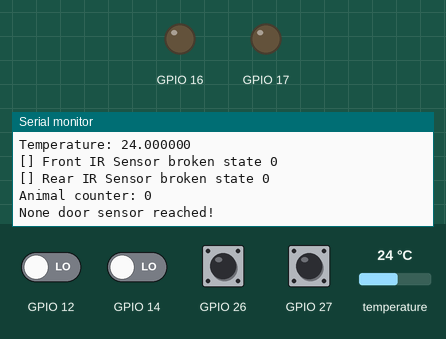
This program was run on a simulated ESP32. Shown: output pins drawn as LEDs (lit = HIGH), the last lines printed to the serial monitor. The inputs (shaded band) are chosen by the test bench; at power-on: GPIO 26, GPIO 27 HIGH, GPIO 12, GPIO 14 LOW, temperature 24 °C.

Above: at 2.8 s.
2.9 s: GPIO 26 pulled LOW for 1 s
At 4.3 s:
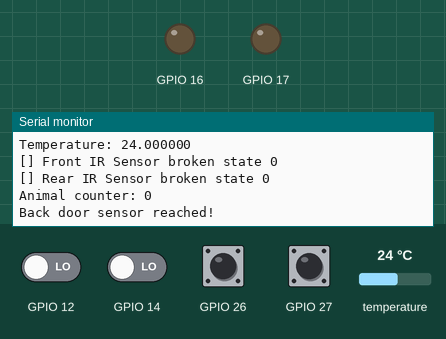
5.4 s: GPIO 27 pulled LOW for 1 s
At 6.5 s:
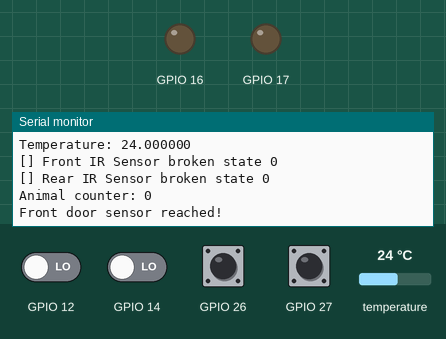

Measured:
- after the input at 2.9 s, the serial monitor: prints a new line after 0.41 s (image 1)
- after the input at 5.4 s, the serial monitor: prints a new line after 0.44 s (image 2)

The program:

main.cpp
```cpp
// (licence header left out)
#include <Arduino.h>
#include "globalSettings.h"
#include <sensorsTask.h>
#include <httpTask.h>
#include <powerJackTask.h>

/// @brief Number of animls inside smart house
uint32_t numberOfAnimalsInside = 0;

void setup()
{
    Serial.begin(921600);

    xTaskCreate(vSensorsTask, SENSORS_TASK_NAME, SENSORS_TASK_STACK_SIZE,
                NULL, SENSORS_TASK_PRIORITY, NULL);

    xTaskCreate(vHttpTask, HTTP_TASK_NAME, HTTP_TASK_STACK_SIZE,
                NULL, HTTP_TASK_PRIORITY, NULL);

    xTaskCreate(vPowerJackTask, POWER_JACK_TASK_NAME, POWER_JACK_TASK_STACK_SIZE,
                NULL, POWER_JACK_TASK_PRIORITY, NULL);

}


void loop()
{
    delay(1000);
}
```
